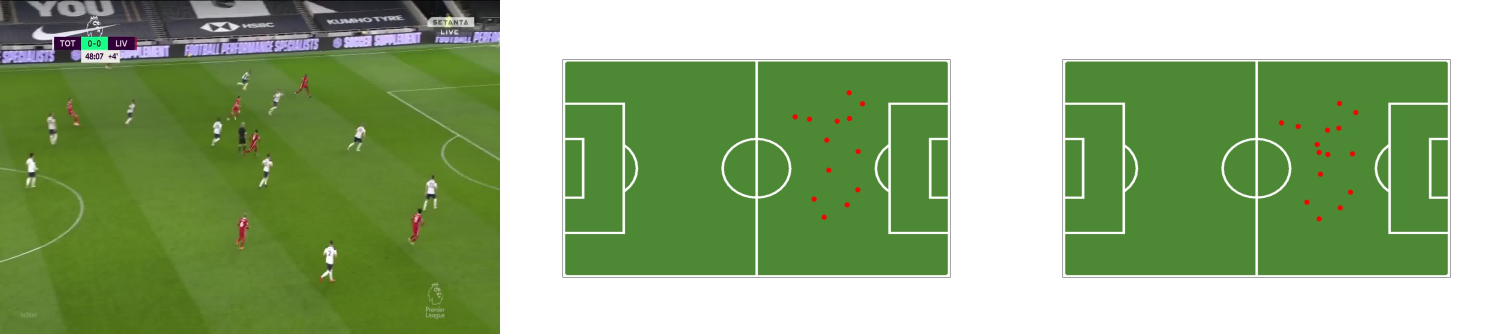
#> input picture python/stitched/1002.jpg, 4500 x 1000 px, given as the content of the folder ndan/projects/sd/pytorch-two-GAN-master/datasets/frames/test, which was not available (shown at 1/3 size)
$ python stitch_images.py
#> lines starting #> are read from the running program, lines starting #| are printed output that depends on the picture
import cv2 as cv
import scipy.io as sio
import numpy as np
import matplotlib.pyplot as plt
from PIL import Image
import glob
import re


file_dir1 = '/home/brendan/projects/sd/pytorch-two-GAN-master/datasets/frames/test/'
file_dir2 = '/home/brendan/projects/sd/SCCvSD/python/r1/'
file_dir3 = '/home/brendan/projects/sd/SCCvSD/python/r2/'

def sortkey_natural(s):
    return tuple(int(part) if re.match(r'[0-9]+$', part) else part
                for part in re.split(r'([0-9]+)', s))

filenames1 = [img for img in glob.glob(file_dir1 + '*.jpg')]
filenames1.sort(key=sortkey_natural)

filenames2 = [img for img in glob.glob(file_dir2 + '*.jpg')]
filenames2.sort(key=sortkey_natural)

filenames3 = [img for img in glob.glob(file_dir3 + '*.jpg')]
filenames3.sort(key=sortkey_natural)

# print(len(filenames1), len(filenames2), len(filenames3))
idx = 0
for filename1, filename2, f3 in zip(filenames1, filenames2, filenames3):


    im1 = cv.imread(filename1)
#> im1 is the input picture: shape (1000, 4500, 3); mean B, G, R 123.8, 172.5, 145.2
    im2 = cv.imread(filename2)
    im3 = cv.imread(f3)

    h, w, _ = im2.shape
#> h = 1000; w = 4500
    im1 = cv.resize(im1, (w, h))


    vertical = np.concatenate((im1, im2, im3), axis=1)
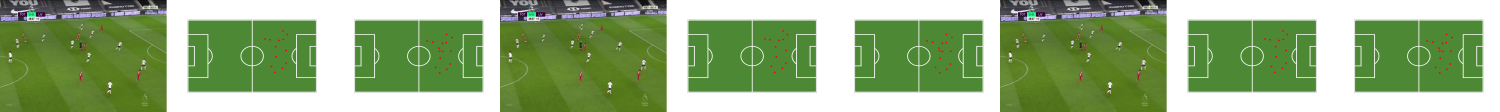
#> vertical: shape (1000, 13500, 3) (shown at 1/9 size); mean B, G, R 123.8, 172.5, 145.2
    cv.imwrite(f'/home/brendan/projects/sd/SCCvSD/python/stitched/{idx}.jpg', vertical)

    print(idx)


    # im1 = plt.imread(filename1)
    # im2 = plt.imread(filename2)
    # im3 = plt.imread(f3)

    # fig, ax = plt.subplots(1, 3, figsize=(10,2))
    # ax[0].imshow(im1)
    # ax[0].axes.xaxis.set_ticks([])
    # ax[0].axes.yaxis.set_ticks([])

    # ax[1].imshow(im2)
    # ax[1].axes.xaxis.set_ticks([])
    # ax[1].axes.yaxis.set_ticks([])

    # ax[2].imshow(im3)
    # ax[2].axes.xaxis.set_ticks([])
    # ax[2].axes.yaxis.set_ticks([])

    # plt.show()
    # plt.savefig(f'/home/brendan/projects/sd/SCCvSD/python/stitched/{idx}.jpg')
    # plt.close('all')


    idx = idx + 1

$ run again, on python/stitched/1066.jpg
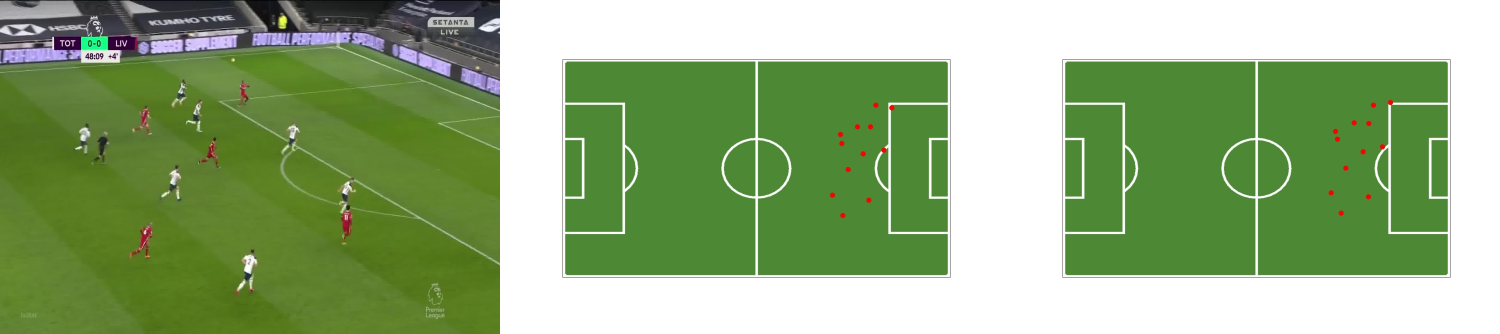
#> input picture python/stitched/1066.jpg, 4500 x 1000 px, given as the content of the folder ndan/projects/sd/pytorch-two-GAN-master/datasets/frames/test, which was not available (shown at 1/3 size)
#> im1 is the input picture: shape (1000, 4500, 3); mean B, G, R 124.3, 172.6, 145.2
#> `vertical = np.concatenate((im1, im2, im3), axis=1)`:
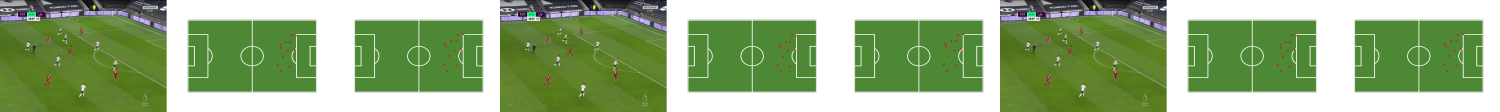
#> vertical: shape (1000, 13500, 3) (shown at 1/9 size); mean B, G, R 124.3, 172.6, 145.2

$ run again, on python/stitched/109.jpg
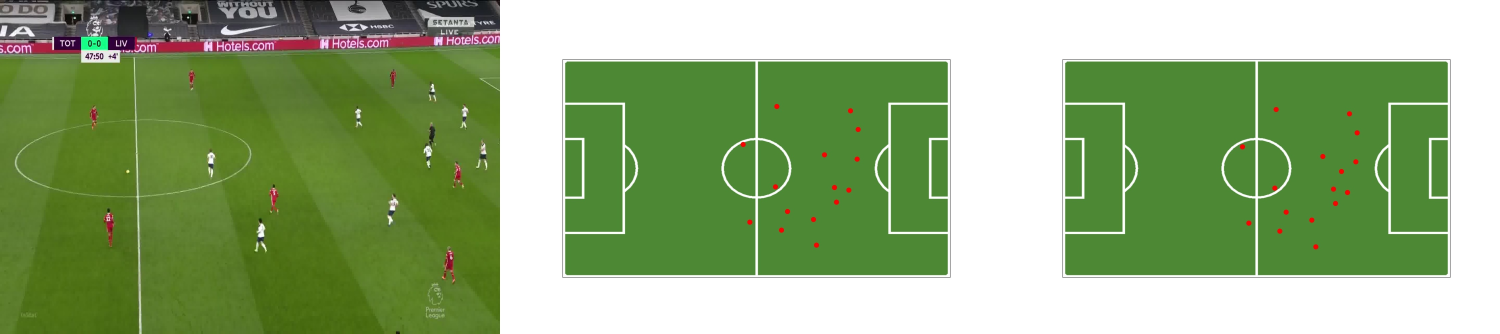
#> input picture python/stitched/109.jpg, 4500 x 1000 px, given as the content of the folder ndan/projects/sd/pytorch-two-GAN-master/datasets/frames/test, which was not available (shown at 1/3 size)
#> im1 is the input picture: shape (1000, 4500, 3); mean B, G, R 122, 171.5, 144.8
#> `vertical = np.concatenate((im1, im2, im3), axis=1)`:
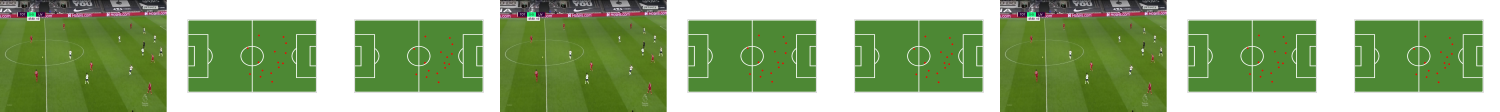
#> vertical: shape (1000, 13500, 3) (shown at 1/9 size); mean B, G, R 122, 171.5, 144.8
